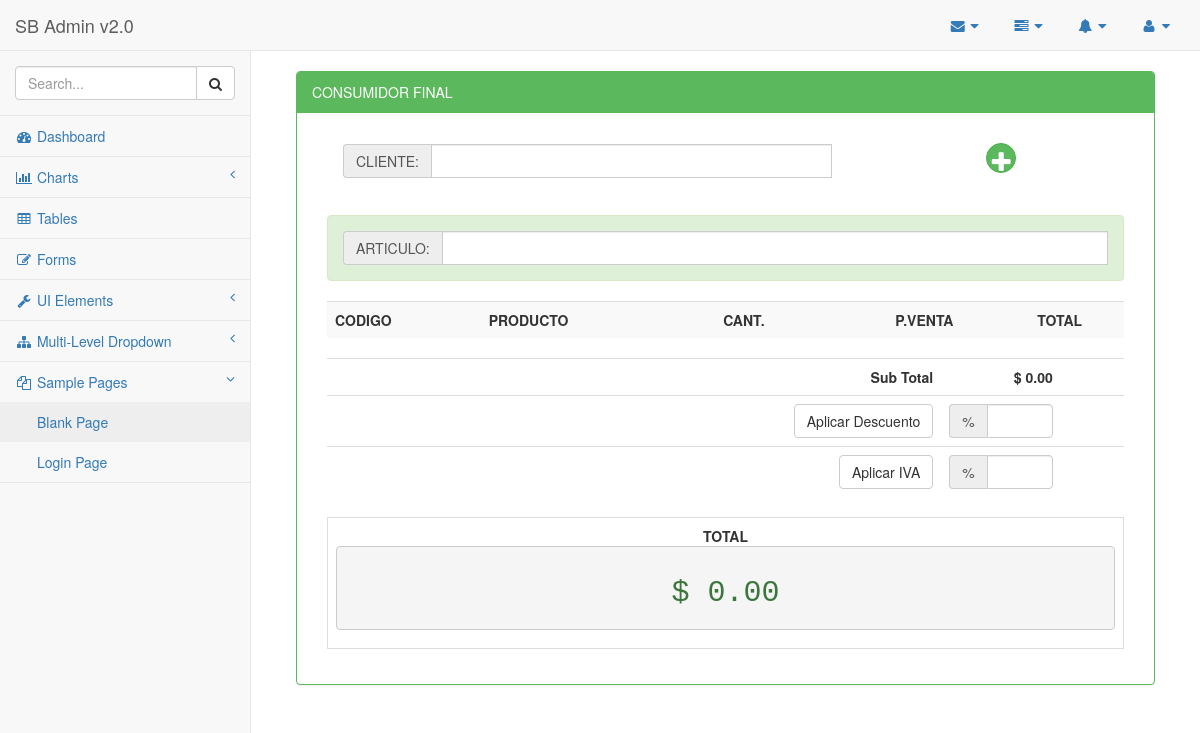
Page /pages/Vis_ventas.php on the earlier database version.
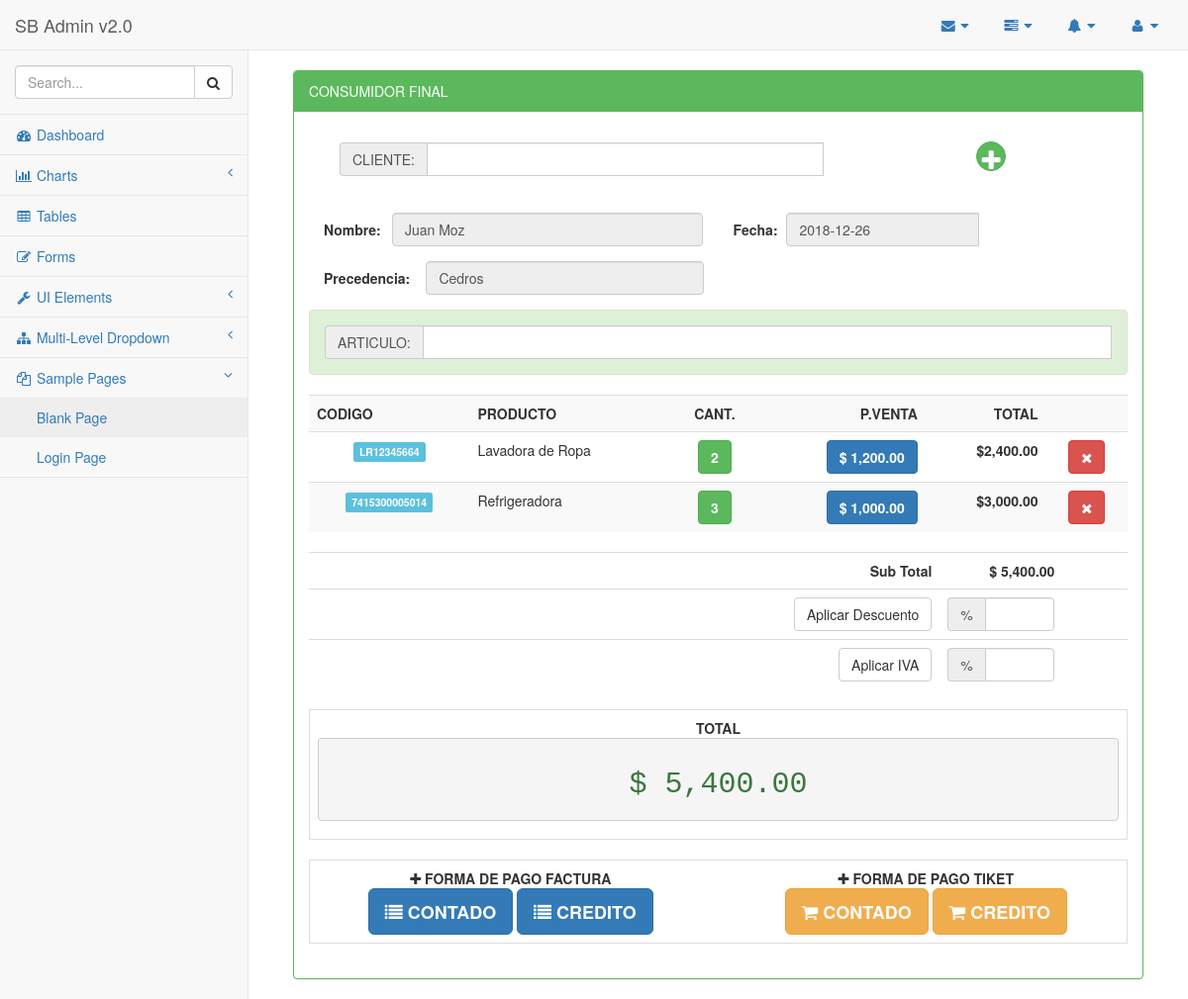
Same page on the later database version.
### tables this page shows
CREATE TABLE `cliente_temp` (
  `id_cliente_temp` int(10) NOT NULL,
  `id_cliente` int(10) DEFAULT NULL,
  `fecha` date DEFAULT NULL
);

CREATE TABLE `tb_cliente` (
  `id_cliente` int(10) NOT NULL,
  `nombre_cliente` varchar(40) DEFAULT NULL,
  `dir_cliente` varchar(100) DEFAULT NULL,
  `dui` varchar(15) DEFAULT NULL,
  `tel` varchar(15) DEFAULT NULL
);

CREATE TABLE `articulos` (
  `idarticulos` int(11) NOT NULL,
  `codigo` varchar(45) DEFAULT NULL,
  `nombre` varchar(45) DEFAULT NULL,
  `cantidad` int(11) DEFAULT NULL,
  `valor` float DEFAULT NULL,
  `marca` varchar(45) DEFAULT NULL,
  `estado` varchar(45) DEFAULT NULL,
  `unidad` int(11) DEFAULT NULL
);

CREATE TABLE `venta_temp` (
  `id_venta` int(10) NOT NULL,
  `id_articulo` int(10) DEFAULT NULL,
  `cantidad` int(10) DEFAULT NULL
);

CREATE TABLE `inventario` (
  `idinventario` int(11) NOT NULL,
  `id_articulos` int(11) DEFAULT NULL,
  `stock` int(11) DEFAULT NULL,
  `stockMinimo` int(11) DEFAULT NULL,
  `pv` float DEFAULT NULL,
  `cant` int(11) DEFAULT NULL
);

### pages/funciones.php (called while the page is built, shortened)
<?php
function formato($valor){
		return number_format($valor,2,".",",");
	}
        ?>

### pages/Vis_ventas.php (the view, shortened to what the rows shown need)
<?php
include_once '../conexion/php_conexion.php';
include_once '../pages/funciones.php';
?>
<!DOCTYPE html>
<html lang="en">
<head>
    <link href="../vendor/bootstrap/css/bootstrap.min.css" rel="stylesheet">
    <link href="../vendor/metisMenu/metisMenu.min.css" rel="stylesheet">
    <link href="../dist/css/sb-admin-2.css" rel="stylesheet">
    <link href="../vendor/font-awesome/css/font-awesome.min.css" rel="stylesheet" type="text/css">
</head>
<body>
    <div id="wrapper">
        <div id="page-wrapper">
            <div class="container-fluid">
                <div class="row">
                    <div class="col-md-12">
                        <br/>
                         <div class="panel panel-green">
                        <div class="panel-body">
            <div class="row">
                <div class="col-md-12">
                        <?php
                        $ocultar=mysqli_query($conexion,"SELECT * FROM cliente_temp");
                        if (mysqli_num_rows($ocultar)>0) {
                                $pa=mysqli_query($conexion,"SELECT * FROM cliente_temp, tb_cliente WHERE cliente_temp.id_cliente=tb_cliente.id_cliente");
                                while($row=mysqli_fetch_array($pa)){
                            ?>
                              <div class="col-md-6">
                                    <form class="form-horizontal" role="form">
                                        <div class="form-group">
                                            <label class="col-md-2 control-label">Nombre:</label>
                                            <div class="col-md-10">
                                                <input type="text" class="form-control" readonly="" value="<?php echo $row['nombre_cliente']; ?>">
                                            </div>
                                        </div>
                                        <div class="form-group">
                                            <label class="col-md-3 control-label">Precedencia:</label>
                                            <div class="col-md-9">
                                                <input type="text" class="form-control" disabled="" value="<?php echo $row['dir_cliente']; ?>" name="dir">
                                            </div>
                                        </div>
                                    </form>
                            </div>
                             <div class="col-md-6">
                                    <form class="form-horizontal" role="form">
                                        <div class="form-group">
                                            <label class="col-md-2 control-label">Fecha:</label>
                                                <div class="input-group m-t-10">
                                                    <input type="email" id="example-input2-group2" value="<?php echo $row['fecha']; ?>" name="example-input2-group2" class="form-control" disabled="">
                                            </div>
                                            </div>
                                        </div>
                            </div>
                        <?php } }?>
          <div class="col-md-12">
                <div class="table-responsive">
                        <table class="table table-striped">
                            <?php
                                $neto=0;$item=0;$total=0;
                                $pa=mysqli_query($conexion,"SELECT * FROM venta_temp, inventario WHERE  venta_temp.id_articulo=inventario.id_articulos");
                                while($row=mysqli_fetch_array($pa)){
                                    if ($row['stock'] == 0) {
                                        $aviso=' <a href="#m'.$row['id_articulo'].'" role="button" class="btn btn-danger btn-mini" data-toggle="modal" title="Cambiar Cantidad" accesskey="c">
                                            <strong>Sin stock</strong>
                                        </a>';
                                    }
                                    else{
                                        $aviso=' <a href="#m'.$row['id_articulo'].'" role="button" class="btn btn-success btn-mini" data-toggle="modal" title="Cambiar Cantidad" accesskey="c">
                                            <strong>'.$row['cantidad'].'</strong>
                                        </a>';
                                    }
                                        $new=$row['pv'];
                                    $importe=$row['cantidad']*$new;
                                    $neto=$neto+$importe;
                    $consultaAr=mysqli_query($conexion,"SELECT * FROM articulos WHERE idarticulos=".$row['id_articulo']."");
                        while($row=mysqli_fetch_array($consultaAr)){
                            ?>
                            <tr>
                             <td align="center"><span class="label label-info"> <?php echo $row['codigo']; ?></span></td>
                                <td><?php echo $row['nombre'];  ?></td>
                                <td>
                                    <center>
                                      <?php echo $aviso; ?>
                                    </center>
                                </td>
                                <td>
                                <div align="right">
                                        <a  href="#p<?php echo $row['idarticulos']; ?>" role="button" class="btn btn-primary btn-mini" data-toggle="modal" title="Cambiar Precio" accesskey="p">
                                            <strong><?php echo '$ '.formato($new); ?></strong>
                                        </a>
                                </div>
                                </td>
                                <td><div align="right"><strong><?php echo '$'.formato($importe); ?></div></strong></td>
                                <td>
                                    <center>
                                        <a href="index.php?del=<?php echo $row['id_articulo']; ?>"  class="btn btn-danger" title="Eliminar">
                                            <i class="fa fa-times" ></i>
                                        </a>
                                    </center>
                                </td>
                            </tr>
                      <?php }?>
                            <?php } ?>
                        </table>
                    </div>
                                     <?php
                                     $d=0;
                                            $descuento=$neto*$d/100;
                                            $total=$neto-$descuento;
                                        ?>
                                     <?php
                                     $iv=0;
                                            $impuesto=$neto*$iv/100;
                                        ?>
                    </div>
                    <div class="span4">
                        <table class="table table-bordered">
                            <tr>
                                <td>
                                    <center><strong>TOTAL</strong>
                                    <pre><h2 class="text-success" align="center">$ <?php echo formato($total+$impuesto); ?></h2></pre>
                                </td>
                            </tr>
                        </table>
                    </div>
                </div>
            </div>
                    </div>
                </div>
            </div>
        </div>
    </div>
    </div>
</body>
</html>

Differences in the rows shown:
added cliente_temp: id_cliente.nombre_cliente "Juan Moz", dir "Cedros", example-input2-group2 "2018-12-26"
added venta_temp: cantidad "2", cantidad.pv "2,400.00"
now on this page (row unchanged): articulos: codigo "LR12345664", nombre "Lavadora de Ropa"
now on this page (row edited): inventario: pv "1,200.00"
added venta_temp: cantidad "3", cantidad.pv "3,000.00"
now on this page (row unchanged): articulos: codigo "7415300005014", nombre "Refrigeradora"
now on this page (row edited): inventario: pv "1,000.00"
Other differences:
formato($neto): "0.00" → "5,400.00"
formato($total+$impuesto): "0.00" → "5,400.00"
text now shown: "FORMA DE PAGO FACTURA CONTADO CREDITO FORMA DE PAGO TIKET CONTADO CREDITO"
